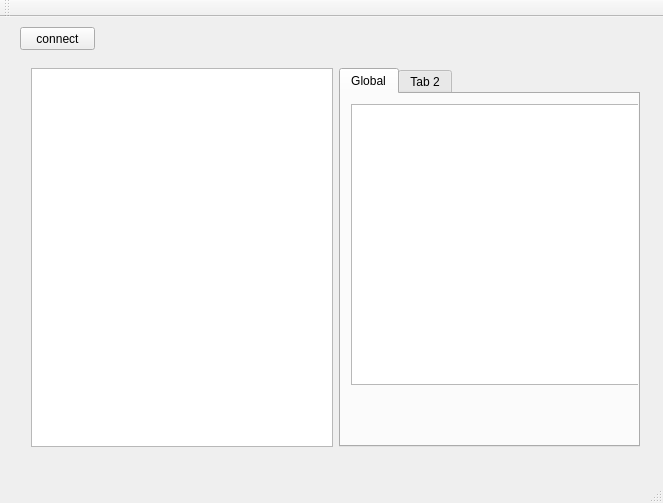
<?xml version="1.0" encoding="UTF-8"?>
<ui version="4.0">
 <class>MainControllerWindow</class>
 <widget class="QMainWindow" name="MainControllerWindow">
  <property name="geometry">
   <rect>
    <x>0</x>
    <y>0</y>
    <width>663</width>
    <height>503</height>
   </rect>
  </property>
  <property name="windowTitle">
   <string>MainControllerWindow</string>
  </property>
  <widget class="QWidget" name="centralWidget">
   <widget class="QPushButton" name="connectButton">
    <property name="geometry">
     <rect>
      <x>20</x>
      <y>10</y>
      <width>75</width>
      <height>23</height>
     </rect>
    </property>
    <property name="text">
     <string>connect</string>
    </property>
   </widget>
   <widget class="QWidget" name="horizontalLayoutWidget">
    <property name="geometry">
     <rect>
      <x>20</x>
      <y>40</y>
      <width>631</width>
      <height>401</height>
     </rect>
    </property>
    <layout class="QHBoxLayout" name="horizontalLayout">
     <item>
      <widget class="QTreeView" name="treeView"/>
     </item>
     <item>
      <widget class="QTabWidget" name="tabWidget">
       <property name="currentIndex">
        <number>0</number>
       </property>
       <widget class="QWidget" name="tab">
        <attribute name="title">
         <string>Global</string>
        </attribute>
        <widget class="QPlainTextEdit" name="plainTextEdit">
         <property name="geometry">
          <rect>
           <x>10</x>
           <y>10</y>
           <width>291</width>
           <height>281</height>
          </rect>
         </property>
         <property name="maximumSize">
          <size>
           <width>291</width>
           <height>16777215</height>
          </size>
         </property>
         <property name="undoRedoEnabled">
          <bool>false</bool>
         </property>
        </widget>
       </widget>
       <widget class="QWidget" name="tab_2">
        <attribute name="title">
         <string>Tab 2</string>
        </attribute>
       </widget>
      </widget>
     </item>
    </layout>
   </widget>
  </widget>
  <widget class="QMenuBar" name="menuBar">
   <property name="geometry">
    <rect>
     <x>0</x>
     <y>0</y>
     <width>663</width>
     <height>21</height>
    </rect>
   </property>
  </widget>
  <widget class="QToolBar" name="mainToolBar">
   <attribute name="toolBarArea">
    <enum>TopToolBarArea</enum>
   </attribute>
   <attribute name="toolBarBreak">
    <bool>false</bool>
   </attribute>
  </widget>
  <widget class="QStatusBar" name="statusBar"/>
 </widget>
 <layoutdefault spacing="6" margin="11"/>
 <resources/>
 <connections/>
</ui>
